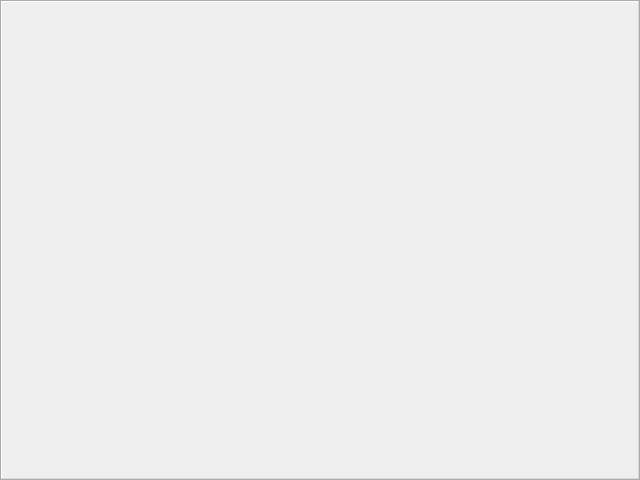
<?xml version="1.0" encoding="UTF-8"?>
<!-- SPDX-License-Identifier: MIT -->
<ui version="4.0">
 <class>ToolBarHost</class>
 <widget class="QToolBar" name="ToolBarHost">
  <property name="geometry">
   <rect>
    <x>0</x>
    <y>0</y>
    <width>640</width>
    <height>480</height>
   </rect>
  </property>
  <property name="windowTitle">
   <string>QToolBar</string>
  </property>
  <property name="toolTip">
   <string>QToolBar host</string>
  </property>
 </widget>

</ui>
